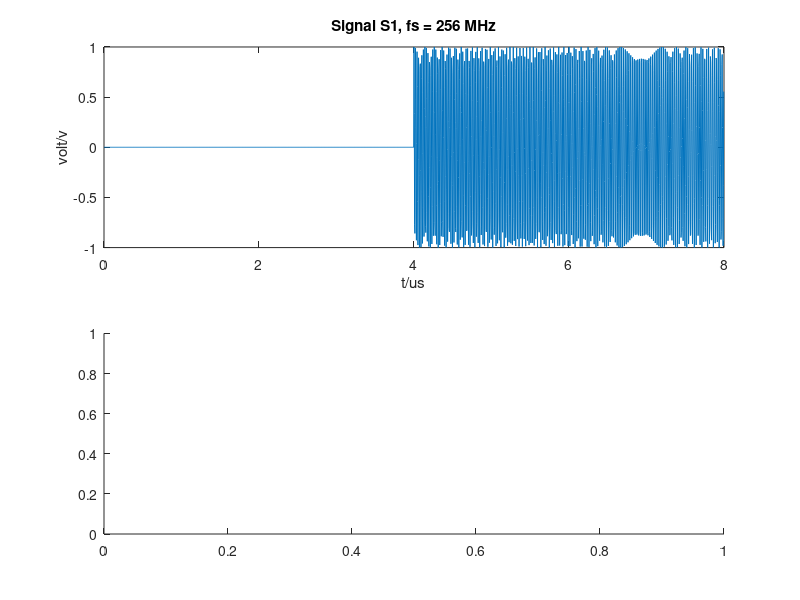
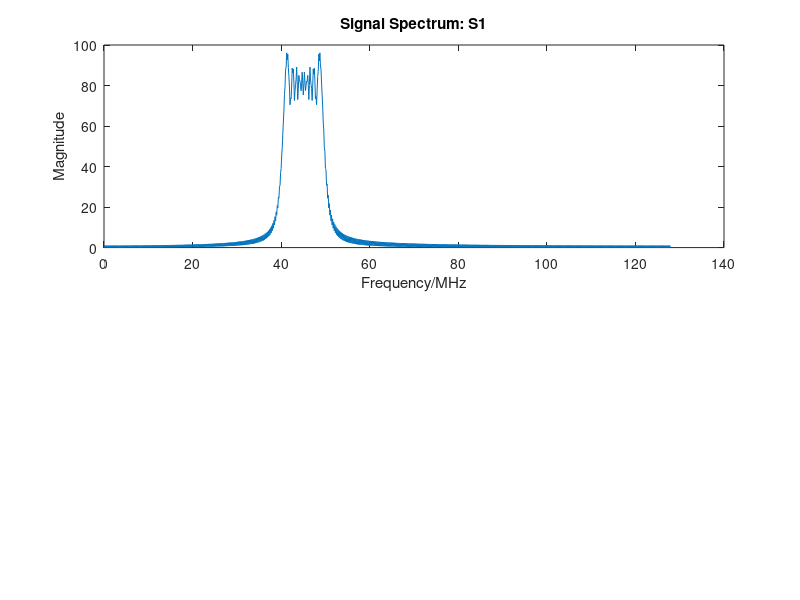

Write MATLAB code to recreate these figures, in order. (Note: this script raises an error after producing the figures.)
%% program initialization 
clc;
close all;
clear;

fs = 256*1e6;                                      % sample frequency
t = 0:1/fs:0.000004-1/fs;                          % time length : 4us


%% generate chirp signal
%X = chirp(t,50e6,0.000004,40e6);                 % linear chirp: at time=0,frequency = 100MHz; at time=2us, frequency = 50MHz.
A = 1;
X = [zeros(1,1024), A*chirp(t,50e6,0.000004,40e6)];
refX = A*chirp(t,50e6,0.000004,40e6);
t1 = 0:1/fs:0.000004*2-1/fs;
figure(1);
subplot(2,1,1);
plot(t1/1e-6,X);
str_title1 = sprintf('Signal S1, fs = %d MHz', fs/1e6);
title(str_title1);
xlabel('t/us'); ylabel('volt/v'); 


%% FFT
figure(2);
 subplot(2,1,1);
 N= length(X);
fax_bins = [0 : N-1];
fax_Hz = fax_bins*(fs/N);
X_mags = abs(fft(X));
N_2 = ceil(N/2);
plot((fax_Hz(1:N_2))/1e6, X_mags(1:N_2));
str_title2 = sprintf('Signal Spectrum: S1');
title(str_title2);
xlabel('Frequency/MHz'); ylabel('Magnitude');


%% Time vs Frequency plot
figure(1);
subplot(2,1,2);
window = hamming(128);  			% haming window
noverlap = 120; 					%overlap length
nfft = 2^nextpow2(length(window)); 	% dft number
spectrogram(X,window,noverlap,nfft,fs,'yaxis');
% [S,F,T,P]= spectrogram(X,window,noverlap,nfft,fs,'yaxis');
str_title3 = sprintf('Signal S1: Frequency vs Time');
title(str_title3);
xlabel('t/us'); ylabel('Frequency/MHz'); 


%% power spectrum
figure(2);
subplot(2,1,2);
Pout = (fft(X).^2);
Pout_db = 10*log10(abs(Pout));
plot((fax_Hz(1:N_2))/1e6, Pout_db(1:N_2))                  %% power spectrum calculated by FFT function
str_title4 = sprintf('Signal S1 Power Spectrum');
title(str_title4);
xlabel('Frequency/MHz'); ylabel('Power/dB');


%% channelization
% to be finished


%% add noise and RFI
% Vn1 = 0;                                        % noise introduced by A1 in dB
% noisePower_Lin = 10^(Vn1/10);                   % noise power in watt
%noise = 0.1*randn(1,N);        % generate noise signal
noise = randn(1,N)*0.1;

f_rfi = 45e6;                         % RFI frequency: 60M hz
S_rfi = 0.1*sin(2*pi*f_rfi*t1);       % RFI at 60 MHz
Vs1 = X + noise + S_rfi;

SNR = snr(X, noise+S_rfi);           % calculate SNR
disp_snr = sprintf('SNR = %f', SNR);
disp(disp_snr);

figure(3);
subplot(3,1,1);
plot(t1/1e-6,Vs1);
str_title6 = sprintf('Signal S1+noise+RFI, fs = %d MHz', fs/1e6);
title(str_title6);
xlabel('t/us'); ylabel('volt/v'); 

subplot(3,1,2);
X_mags_2 = abs(fft(Vs1));
plot((fax_Hz(1:N_2))/1e6, X_mags_2(1:N_2));
str_title5 = sprintf('Signal Spectrum: S1+noise+RFI');
title(str_title5);
xlabel('Frequency/MHz'); ylabel('Magnitude');


%% Power spectrum: Vs1+noise+RFI 

subplot(3,1,3);
Pout_2 = (fft(Vs1).^2);
Pout_2_db = 10*log10(abs(Pout_2));
plot((fax_Hz(1:N_2))/1e6, Pout_2_db(1:N_2))                  % power spectrum calculated by FFT function
str_title6 = sprintf('Signal Power Spectrum: S1+noise+RFI, SNR=%f dB',SNR);
title(str_title6);
xlabel('Frequency/MHz'); ylabel('Power/dB');


%% Tuning 
% Down conversion mixer
flo = 30e6;                                                      % tuning frequency
LO = sin(2*pi*flo*t1);                                           % sine wave used in tuning
refLO = sin(2*pi*flo*t);                                         % reference template signal for matched filter

tunnedVs1 = Vs1.*LO;                                             % tuning
ffttunnedVs1 = fft(tunnedVs1);    

tunnedRefVs1 = refX.*refLO;                                      % tune the reference template signal

figure;
subplot(3,1,1);
plot(fax_Hz(1:N_2)/1e6,abs(ffttunnedVs1(1:N_2)));
str_title8 = sprintf('Tune to 20 MHz');
title(str_title8);
xlabel('Frequency/MHz'); ylabel('Magnitude');

lowpassVs1 = lowpass(tunnedVs1,40e6,fs);                       % lowpass filter
lowpassRefVs1 = lowpass(tunnedRefVs1,40e6,fs);

subplot(3,1,3);
plot(t1/1e-6,lowpassVs1);
title('Low-pass result in time domain');
xlabel('t/us'); ylabel('volt/v'); 

subplot(3,1,2);
fftlowpassVs1 = fft(lowpassVs1);
plot(fax_Hz(1:N_2)/1e6,abs(fftlowpassVs1(1:N_2)));
title('Low-pass spectrum');
xlabel('Frequency/MHz'); ylabel('Magnitude');

fftlowpassRefVs1 = fft(lowpassRefVs1);

% figure;
% plot(t,lowpassRefVs1);
% title('lowpass RefVs1 in time domain');
% 
% figure;
% plot(fax_Hz(1:N_2)/1e6,abs(fftlowpassVs1(1:N_2)));
% title('lowpass RefVs1 spectrum');


%% matched filter
Ar = 1;
refVs1 = lowpassRefVs1;                                                 % matched filter template
energy_refVs1 = sum(refVs1.^2);
refVs1 = refVs1/sqrt(energy_refVs1);                                    % normalization

figure;
subplot(3,1,1);
plot(fax_Hz(1:N_2)/1e6,abs(fftlowpassVs1(1:N_2)));
title('Matched filter template');
xlabel('Frequency/MHz'); ylabel('Magnitude');

corr = conv(lowpassVs1,fliplr(refVs1));                                % matched filtering: correlation
subplot(3,1,2);
plot(corr);
title('Correlation result');

[tmp, Tmax] = max(corr);                                               % find the most matched point
Tx_hat = Tmax-length(refVs1) ;                                          % calculate time delay of the most matched point

N = length(corr);
N_2 = ceil(N/2);
fax_Hz = (0:N-1)*(fs/N);
fftcorr = fft(corr);
subplot(3,1,3);
plot(fax_Hz(1:N_2)/1e6,abs(fftcorr(1:N_2)));                         
title('Spectrum after matched filter');
xlabel('Frequency/MHz'); ylabel('Magnitude');


%%  Quantization
bitWidth = 8;

posVs1 = corr(length(corr)-Tx_hat+1:end)+abs(min(corr(length(corr)-Tx_hat+1:end)));                                 % move origin signal above zero    
% figure;
% plot(t,posVs1);
% title('lift signal amplitude baseband');
% xlabel('t/us'); ylabel('Frequency/MHz'); 

figure;
subplot(3,1,1);
quantizedVs1 = round(posVs1*(bitWidth-1));                  % after quantization (in time domain)
plot(t,quantizedVs1);
title('Quantization result: time domain')
xlabel('t/us'); ylabel('Frequency/MHz'); 

% r=ceil(y*(Bit_Width-1));      % 
% r=floor(y*(Bit_Width-1));     % ?
%r=round(y*(Bit_Width-1));       % 

fftquantizedVs1 = fft(quantizedVs1);
Nq = length(quantizedVs1);
Nq_2 = ceil(Nq/2);
S_AftQuan = abs(fftquantizedVs1(1:Nq_2));
S_AftQuan(1,1) = 0;

faxq_Hz = (0:Nq-1)*fs/Nq;


subplot(3,1,2);
plot((faxq_Hz(1:Nq_2))/1e6, S_AftQuan);                            % after quantization (in frequency domain)
title('Quantization result: frequency domain')
xlabel('Frequency/MHz'); ylabel('Magnitude');

subplot(3,1,3);
Pout_AftQuan = (S_AftQuan.^2);
Pout_db_AftQuan = 10*log10(abs(Pout_AftQuan));
plot((faxq_Hz(1:Nq_2))/1e6, Pout_db_AftQuan(1:Nq_2))                  % power spectrum calculated by FFT function

SNR_AftQuan = 6.02*bitWidth + 1.76;                                         % calculate SNR 
%Q_level = max(posVs1)-min(posVs1);                                          % calculate quantization level
% Q_level = 2 + 0.2 + 0.2;
% Q_noise = 2.4/(12)^0.5;                                                 % calculate Quantization noise
% Q_noise_db = 10*log10(Q_noise);                                             
% disp_qnoise = sprintf('Quantization noise = %f dB', Q_noise_db);
% disp(disp_qnoise);
disp_snr_AftQuan = sprintf('SQNR(ideal) = %f dB', SNR_AftQuan);
disp(disp_snr_AftQuan);

str_title7 = sprintf('Quantization result: Power Spectrum, SQNR(ideal)=%f dB', SNR_AftQuan);
title(str_title7);
xlabel('Frequency/MHz'); ylabel('Power/dB');

% 0207-1829

